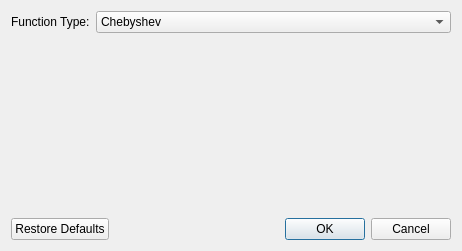
<?xml version="1.0" encoding="UTF-8"?>
<ui version="4.0">
 <class>BackgroundDialog</class>
 <widget class="QDialog" name="BackgroundDialog">
  <property name="geometry">
   <rect>
    <x>0</x>
    <y>0</y>
    <width>462</width>
    <height>251</height>
   </rect>
  </property>
  <property name="windowTitle">
   <string>Background</string>
  </property>
  <layout class="QVBoxLayout" name="verticalLayout">
   <item>
    <layout class="QFormLayout" name="formLayout">
     <item row="0" column="0">
      <widget class="QLabel" name="label">
       <property name="text">
        <string>Function Type:</string>
       </property>
      </widget>
     </item>
     <item row="0" column="1">
      <widget class="QComboBox" name="typeComboBox">
       <property name="currentIndex">
        <number>0</number>
       </property>
       <item>
        <property name="text">
         <string>Chebyshev</string>
        </property>
       </item>
       <item>
        <property name="text">
         <string>Polynomial</string>
        </property>
       </item>
       <item>
        <property name="text">
         <string>Cosine Fourier Series </string>
        </property>
       </item>
       <item>
        <property name="text">
         <string>Cubic Spline</string>
        </property>
       </item>
       <item>
        <property name="text">
         <string>Bezier Spline</string>
        </property>
       </item>
       <item>
        <property name="text">
         <string>Filter</string>
        </property>
       </item>
       <item>
        <property name="text">
         <string>None</string>
        </property>
       </item>
      </widget>
     </item>
    </layout>
   </item>
   <item>
    <widget class="QStackedWidget" name="stackedWidget">
     <property name="currentIndex">
      <number>0</number>
     </property>
     <widget class="QWidget" name="pageChebyshev">
      <layout class="QVBoxLayout" name="verticalLayout_3">
       <item>
        <widget class="BackgroundCoefWidget" name="chebyshevWidget" native="true"/>
       </item>
      </layout>
     </widget>
     <widget class="QWidget" name="pagePolynomial">
      <layout class="QVBoxLayout" name="verticalLayout_5">
       <item>
        <widget class="BackgroundCoefWidget" name="polynomialWidget" native="true"/>
       </item>
      </layout>
     </widget>
     <widget class="QWidget" name="pageFourier">
      <layout class="QVBoxLayout" name="verticalLayout_7">
       <item>
        <widget class="BackgroundCoefWidget" name="fourierWidget" native="true"/>
       </item>
      </layout>
     </widget>
     <widget class="QWidget" name="pageCubicSpline"/>
     <widget class="QWidget" name="pageBezierSpline"/>
     <widget class="QWidget" name="pageFilter">
      <layout class="QVBoxLayout" name="verticalLayout_4">
       <item>
        <widget class="QGroupBox" name="groupBox">
         <property name="title">
          <string>Settings</string>
         </property>
         <layout class="QVBoxLayout" name="verticalLayout_6">
          <item>
           <layout class="QHBoxLayout" name="horizontalLayout_2">
            <item>
             <layout class="QFormLayout" name="formLayout_2">
              <item row="0" column="0">
               <widget class="QLabel" name="label_2">
                <property name="text">
                 <string>No. of iterations: </string>
                </property>
               </widget>
              </item>
              <item row="0" column="1">
               <widget class="QSpinBox" name="iterationsSpinBox">
                <property name="minimum">
                 <number>1</number>
                </property>
                <property name="maximum">
                 <number>1000</number>
                </property>
               </widget>
              </item>
              <item row="1" column="0">
               <widget class="QLabel" name="label_4">
                <property name="text">
                 <string>&lt;html&gt;&lt;head/&gt;&lt;body&gt;&lt;p&gt;Min (°2θ):&lt;/p&gt;&lt;/body&gt;&lt;/html&gt;</string>
                </property>
               </widget>
              </item>
              <item row="1" column="1">
               <widget class="QDoubleSpinBox" name="minSpinBox"/>
              </item>
             </layout>
            </item>
            <item>
             <layout class="QFormLayout" name="formLayout_3">
              <item row="0" column="0">
               <widget class="QLabel" name="label_3">
                <property name="text">
                 <string>Window size:</string>
                </property>
               </widget>
              </item>
              <item row="0" column="1">
               <widget class="QSpinBox" name="windowSizeSpinBox">
                <property name="minimum">
                 <number>1</number>
                </property>
                <property name="maximum">
                 <number>1000</number>
                </property>
               </widget>
              </item>
              <item row="1" column="0">
               <widget class="QLabel" name="label_5">
                <property name="text">
                 <string>&lt;html&gt;&lt;head/&gt;&lt;body&gt;&lt;p&gt;Max (°2θ):&lt;/p&gt;&lt;/body&gt;&lt;/html&gt;</string>
                </property>
               </widget>
              </item>
              <item row="1" column="1">
               <widget class="QDoubleSpinBox" name="maxSpinBox"/>
              </item>
             </layout>
            </item>
           </layout>
          </item>
          <item>
           <layout class="QHBoxLayout" name="horizontalLayout">
            <item>
             <spacer name="horizontalSpacer_2">
              <property name="orientation">
               <enum>Qt::Horizontal</enum>
              </property>
              <property name="sizeHint" stdset="0">
               <size>
                <width>40</width>
                <height>20</height>
               </size>
              </property>
             </spacer>
            </item>
            <item>
             <widget class="QPushButton" name="applyFilterButton">
              <property name="text">
               <string>Apply</string>
              </property>
             </widget>
            </item>
            <item>
             <spacer name="horizontalSpacer">
              <property name="orientation">
               <enum>Qt::Horizontal</enum>
              </property>
              <property name="sizeHint" stdset="0">
               <size>
                <width>40</width>
                <height>20</height>
               </size>
              </property>
             </spacer>
            </item>
            <item>
             <widget class="QPushButton" name="resetFilterButton">
              <property name="text">
               <string>Reset</string>
              </property>
             </widget>
            </item>
            <item>
             <spacer name="horizontalSpacer_3">
              <property name="orientation">
               <enum>Qt::Horizontal</enum>
              </property>
              <property name="sizeHint" stdset="0">
               <size>
                <width>40</width>
                <height>20</height>
               </size>
              </property>
             </spacer>
            </item>
           </layout>
          </item>
         </layout>
        </widget>
       </item>
      </layout>
     </widget>
     <widget class="QWidget" name="pageNone">
      <widget class="QLabel" name="label_8">
       <property name="geometry">
        <rect>
         <x>90</x>
         <y>40</y>
         <width>67</width>
         <height>17</height>
        </rect>
       </property>
       <property name="text">
        <string>None</string>
       </property>
      </widget>
     </widget>
    </widget>
   </item>
   <item>
    <widget class="QDialogButtonBox" name="buttonBox">
     <property name="orientation">
      <enum>Qt::Horizontal</enum>
     </property>
     <property name="standardButtons">
      <set>QDialogButtonBox::Cancel|QDialogButtonBox::Ok|QDialogButtonBox::RestoreDefaults</set>
     </property>
    </widget>
   </item>
  </layout>
 </widget>
 <customwidgets>
  <customwidget>
   <class>BackgroundCoefWidget</class>
   <extends>QWidget</extends>
   <header>backgroundcoefwidget.h</header>
   <container>1</container>
  </customwidget>
 </customwidgets>
 <tabstops>
  <tabstop>typeComboBox</tabstop>
  <tabstop>iterationsSpinBox</tabstop>
  <tabstop>windowSizeSpinBox</tabstop>
  <tabstop>minSpinBox</tabstop>
  <tabstop>maxSpinBox</tabstop>
  <tabstop>applyFilterButton</tabstop>
  <tabstop>resetFilterButton</tabstop>
 </tabstops>
 <resources/>
 <connections>
  <connection>
   <sender>buttonBox</sender>
   <signal>accepted()</signal>
   <receiver>BackgroundDialog</receiver>
   <slot>accept()</slot>
   <hints>
    <hint type="sourcelabel">
     <x>248</x>
     <y>254</y>
    </hint>
    <hint type="destinationlabel">
     <x>157</x>
     <y>274</y>
    </hint>
   </hints>
  </connection>
  <connection>
   <sender>buttonBox</sender>
   <signal>rejected()</signal>
   <receiver>BackgroundDialog</receiver>
   <slot>reject()</slot>
   <hints>
    <hint type="sourcelabel">
     <x>316</x>
     <y>260</y>
    </hint>
    <hint type="destinationlabel">
     <x>286</x>
     <y>274</y>
    </hint>
   </hints>
  </connection>
 </connections>
</ui>
